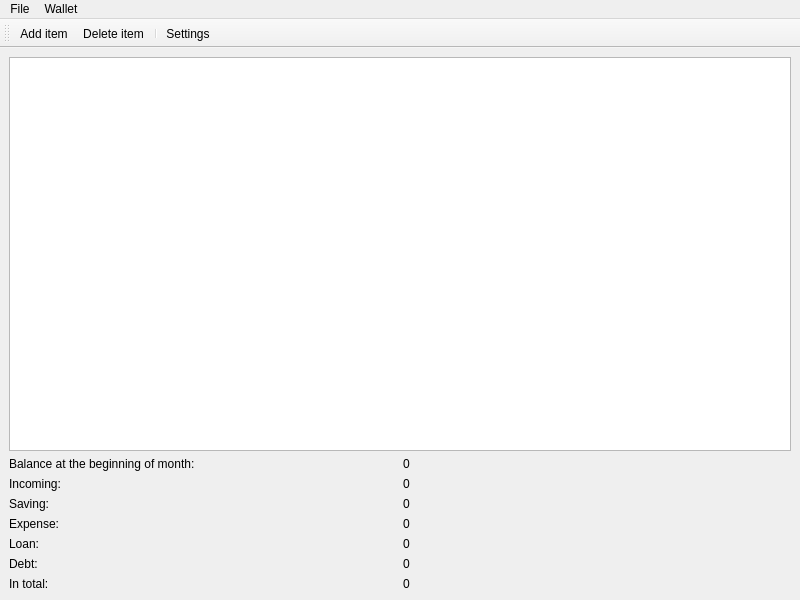
<?xml version="1.0" encoding="UTF-8"?>
<ui version="4.0">
 <class>MyWallet</class>
 <widget class="QMainWindow" name="MyWallet">
  <property name="geometry">
   <rect>
    <x>0</x>
    <y>0</y>
    <width>800</width>
    <height>600</height>
   </rect>
  </property>
  <property name="windowTitle">
   <string>MyWallet</string>
  </property>
  <property name="windowIcon">
   <iconset resource="../resources/resource.qrc">
    <normaloff>:/kwallet.png</normaloff>:/kwallet.png</iconset>
  </property>
  <widget class="QWidget" name="_central_widget">
   <layout class="QGridLayout" name="_main_layout">
    <item row="0" column="0" colspan="2">
     <widget class="QTableView" name="_view">
      <property name="locale">
       <locale language="English" country="UnitedStates"/>
      </property>
      <property name="selectionMode">
       <enum>QAbstractItemView::SingleSelection</enum>
      </property>
      <property name="selectionBehavior">
       <enum>QAbstractItemView::SelectRows</enum>
      </property>
     </widget>
    </item>
    <item row="1" column="0">
     <widget class="QLabel" name="_label_balance">
      <property name="text">
       <string>Balance at the beginning of month:</string>
      </property>
     </widget>
    </item>
    <item row="4" column="1">
     <widget class="QLabel" name="_label_expense_value">
      <property name="text">
       <string>0</string>
      </property>
     </widget>
    </item>
    <item row="8" column="1">
     <widget class="QLabel" name="_label_total_value">
      <property name="text">
       <string>0</string>
      </property>
     </widget>
    </item>
    <item row="4" column="0">
     <widget class="QLabel" name="_label_expense">
      <property name="text">
       <string>Expense:</string>
      </property>
     </widget>
    </item>
    <item row="8" column="0">
     <widget class="QLabel" name="_label_total">
      <property name="text">
       <string>In total:</string>
      </property>
     </widget>
    </item>
    <item row="1" column="1">
     <widget class="QLabel" name="_label_balance_value">
      <property name="text">
       <string>0</string>
      </property>
     </widget>
    </item>
    <item row="6" column="0">
     <widget class="QLabel" name="_label_loan">
      <property name="text">
       <string>Loan:</string>
      </property>
     </widget>
    </item>
    <item row="7" column="0">
     <widget class="QLabel" name="_label_debt">
      <property name="text">
       <string>Debt:</string>
      </property>
     </widget>
    </item>
    <item row="6" column="1">
     <widget class="QLabel" name="_label_loan_value">
      <property name="text">
       <string>0</string>
      </property>
     </widget>
    </item>
    <item row="7" column="1">
     <widget class="QLabel" name="_label_debt_value">
      <property name="text">
       <string>0</string>
      </property>
     </widget>
    </item>
    <item row="2" column="0">
     <widget class="QLabel" name="_label_incoming">
      <property name="text">
       <string>Incoming:</string>
      </property>
     </widget>
    </item>
    <item row="2" column="1">
     <widget class="QLabel" name="_label_incoming_value">
      <property name="text">
       <string>0</string>
      </property>
     </widget>
    </item>
    <item row="3" column="0">
     <widget class="QLabel" name="_label_saving">
      <property name="text">
       <string>Saving:</string>
      </property>
     </widget>
    </item>
    <item row="3" column="1">
     <widget class="QLabel" name="_label_saving_value">
      <property name="text">
       <string>0</string>
      </property>
     </widget>
    </item>
   </layout>
  </widget>
  <widget class="QMenuBar" name="_main_menu">
   <property name="geometry">
    <rect>
     <x>0</x>
     <y>0</y>
     <width>800</width>
     <height>20</height>
    </rect>
   </property>
   <widget class="QMenu" name="_menu_file">
    <property name="title">
     <string>File</string>
    </property>
    <addaction name="_action_new_wallet"/>
    <addaction name="_action_open_wallet"/>
    <addaction name="_action_settings"/>
    <addaction name="separator"/>
    <addaction name="_action_about"/>
    <addaction name="separator"/>
    <addaction name="_action_exit"/>
   </widget>
   <widget class="QMenu" name="_menu_wallet">
    <property name="title">
     <string>Wallet</string>
    </property>
    <addaction name="separator"/>
    <addaction name="_action_add_item"/>
    <addaction name="_action_delete_item"/>
    <addaction name="_action_change_balance"/>
    <addaction name="_action_pay_debt_off"/>
    <addaction name="separator"/>
    <addaction name="_action_show_statistic"/>
   </widget>
   <addaction name="_menu_file"/>
   <addaction name="_menu_wallet"/>
  </widget>
  <widget class="QToolBar" name="_main_tool_bar">
   <property name="windowTitle">
    <string>toolBar</string>
   </property>
   <attribute name="toolBarArea">
    <enum>TopToolBarArea</enum>
   </attribute>
   <attribute name="toolBarBreak">
    <bool>false</bool>
   </attribute>
   <addaction name="_action_add_item"/>
   <addaction name="_action_delete_item"/>
   <addaction name="separator"/>
   <addaction name="_action_settings"/>
  </widget>
  <action name="_action_open_wallet">
   <property name="icon">
    <iconset resource="../resources/resource.qrc">
     <normaloff>:/folder_blue.png</normaloff>:/folder_blue.png</iconset>
   </property>
   <property name="text">
    <string>Open wallet</string>
   </property>
  </action>
  <action name="_action_exit">
   <property name="icon">
    <iconset resource="../resources/resource.qrc">
     <normaloff>:/exit.png</normaloff>:/exit.png</iconset>
   </property>
   <property name="text">
    <string>Exit</string>
   </property>
  </action>
  <action name="_action_add_item">
   <property name="icon">
    <iconset resource="../resources/resource.qrc">
     <normaloff>:/edit_add.png</normaloff>:/edit_add.png</iconset>
   </property>
   <property name="text">
    <string>Add item</string>
   </property>
  </action>
  <action name="_action_delete_item">
   <property name="icon">
    <iconset resource="../resources/resource.qrc">
     <normaloff>:/edit_remove.png</normaloff>:/edit_remove.png</iconset>
   </property>
   <property name="text">
    <string>Delete item</string>
   </property>
  </action>
  <action name="_action_settings">
   <property name="icon">
    <iconset resource="../resources/resource.qrc">
     <normaloff>:/kservices.png</normaloff>:/kservices.png</iconset>
   </property>
   <property name="text">
    <string>Settings</string>
   </property>
  </action>
  <action name="_action_show_statistic">
   <property name="text">
    <string>Show statistic</string>
   </property>
  </action>
  <action name="_action_change_balance">
   <property name="text">
    <string>Change balance</string>
   </property>
  </action>
  <action name="_action_new_wallet">
   <property name="icon">
    <iconset resource="../resources/resource.qrc">
     <normaloff>:/new.png</normaloff>:/new.png</iconset>
   </property>
   <property name="text">
    <string>New wallet</string>
   </property>
  </action>
  <action name="_action_about">
   <property name="icon">
    <iconset resource="../resources/resource.qrc">
     <normaloff>:/info.png</normaloff>:/info.png</iconset>
   </property>
   <property name="text">
    <string>About</string>
   </property>
  </action>
  <action name="_action_pay_debt_off">
   <property name="text">
    <string>Pay debt off</string>
   </property>
  </action>
 </widget>
 <resources>
  <include location="../resources/resource.qrc"/>
 </resources>
 <connections/>
</ui>
